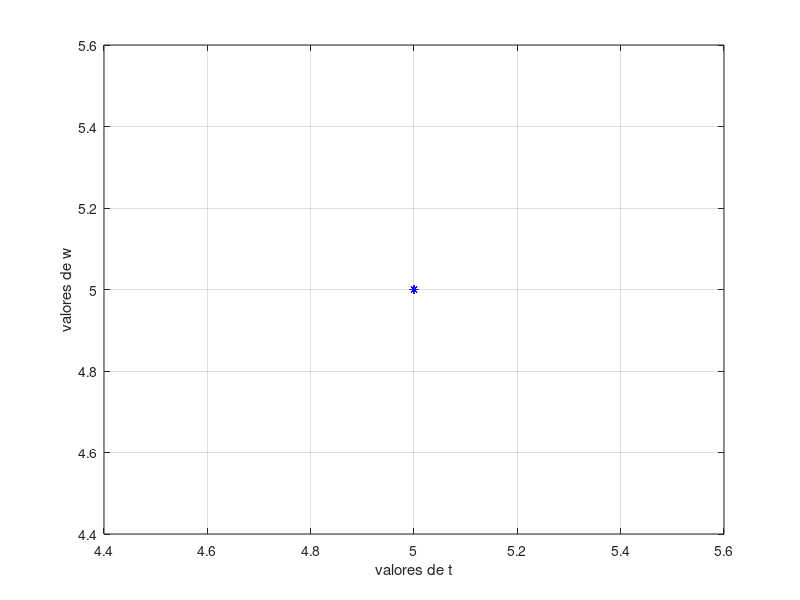

Source code (MATLAB):
clear all     # borra variables
clc           # limpia pantalla
format longG  # Formato largo decimal

# ecuación diferencial
f = @(t,y) (200e-3*y-2e-6*y^2);

a = input("ingrese el limite inferior, a: ");
b = input("ingrese el limite superior, b:");
N = input("ingrese el numero de iteraciones, N:");
init = input("Ingrese la condición inicial, init: ");

# Tamaño de paso
h = (b-a)/N;
#Tiempo inicial
t = a;
# Aproximar la solución y
w = init;
# iteraciones
i = 0;

for i = 1:N;
  "---------------------"
  fprintf('Iteracion n:%i\n',i++);
  k1 = h*f(t,w);
  k2 = h*f(t+h/2.0, w+k1/2.0);
  k3 = h*f(t+h/2.0, w+k2/2.0);
  k4 = h*f(t+h, w+k3);
  w = w+(k1+2.0*(k2+k3)+k4)/6.0;
  t = a+i*h;
  fprintf('%.4f %.8f\n', t, w);
  plot(t,w,'b*'); grid on;
  xlabel("valores de t"); ylabel("valores de w");
  hold on;
endfor